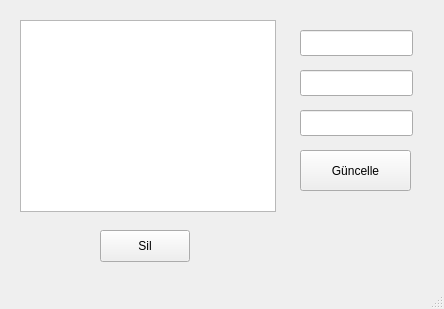
<?xml version="1.0" encoding="UTF-8"?>
<ui version="4.0">
 <class>MainWindow</class>
 <widget class="QMainWindow" name="MainWindow">
  <property name="geometry">
   <rect>
    <x>0</x>
    <y>0</y>
    <width>444</width>
    <height>309</height>
   </rect>
  </property>
  <property name="windowTitle">
   <string>MainWindow</string>
  </property>
  <widget class="QWidget" name="centralwidget">
   <widget class="QTableView" name="tv">
    <property name="geometry">
     <rect>
      <x>20</x>
      <y>20</y>
      <width>256</width>
      <height>192</height>
     </rect>
    </property>
   </widget>
   <widget class="QLineEdit" name="txtAd">
    <property name="enabled">
     <bool>true</bool>
    </property>
    <property name="geometry">
     <rect>
      <x>300</x>
      <y>30</y>
      <width>113</width>
      <height>26</height>
     </rect>
    </property>
   </widget>
   <widget class="QPushButton" name="btnGuncelle">
    <property name="geometry">
     <rect>
      <x>300</x>
      <y>150</y>
      <width>111</width>
      <height>41</height>
     </rect>
    </property>
    <property name="text">
     <string>Güncelle</string>
    </property>
   </widget>
   <widget class="QLineEdit" name="txtSoyad">
    <property name="geometry">
     <rect>
      <x>300</x>
      <y>70</y>
      <width>113</width>
      <height>26</height>
     </rect>
    </property>
   </widget>
   <widget class="QLineEdit" name="txtTelefon">
    <property name="geometry">
     <rect>
      <x>300</x>
      <y>110</y>
      <width>113</width>
      <height>26</height>
     </rect>
    </property>
   </widget>
   <widget class="QPushButton" name="btnSil">
    <property name="geometry">
     <rect>
      <x>100</x>
      <y>230</y>
      <width>90</width>
      <height>32</height>
     </rect>
    </property>
    <property name="text">
     <string>Sil</string>
    </property>
   </widget>
  </widget>
  <widget class="QMenuBar" name="menubar">
   <property name="geometry">
    <rect>
     <x>0</x>
     <y>0</y>
     <width>444</width>
     <height>21</height>
    </rect>
   </property>
  </widget>
  <widget class="QStatusBar" name="statusbar"/>
 </widget>
 <resources/>
 <connections/>
</ui>
